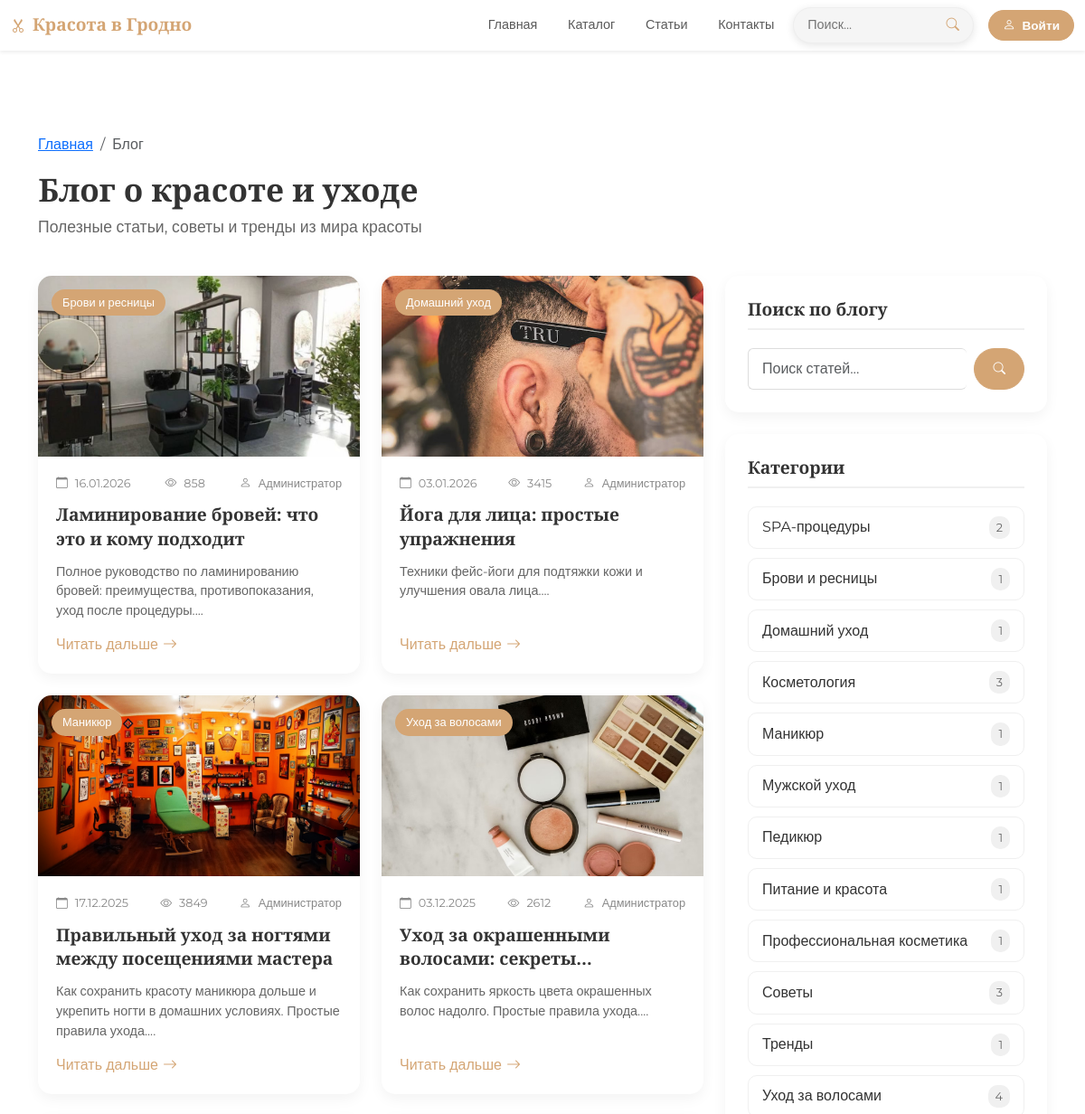
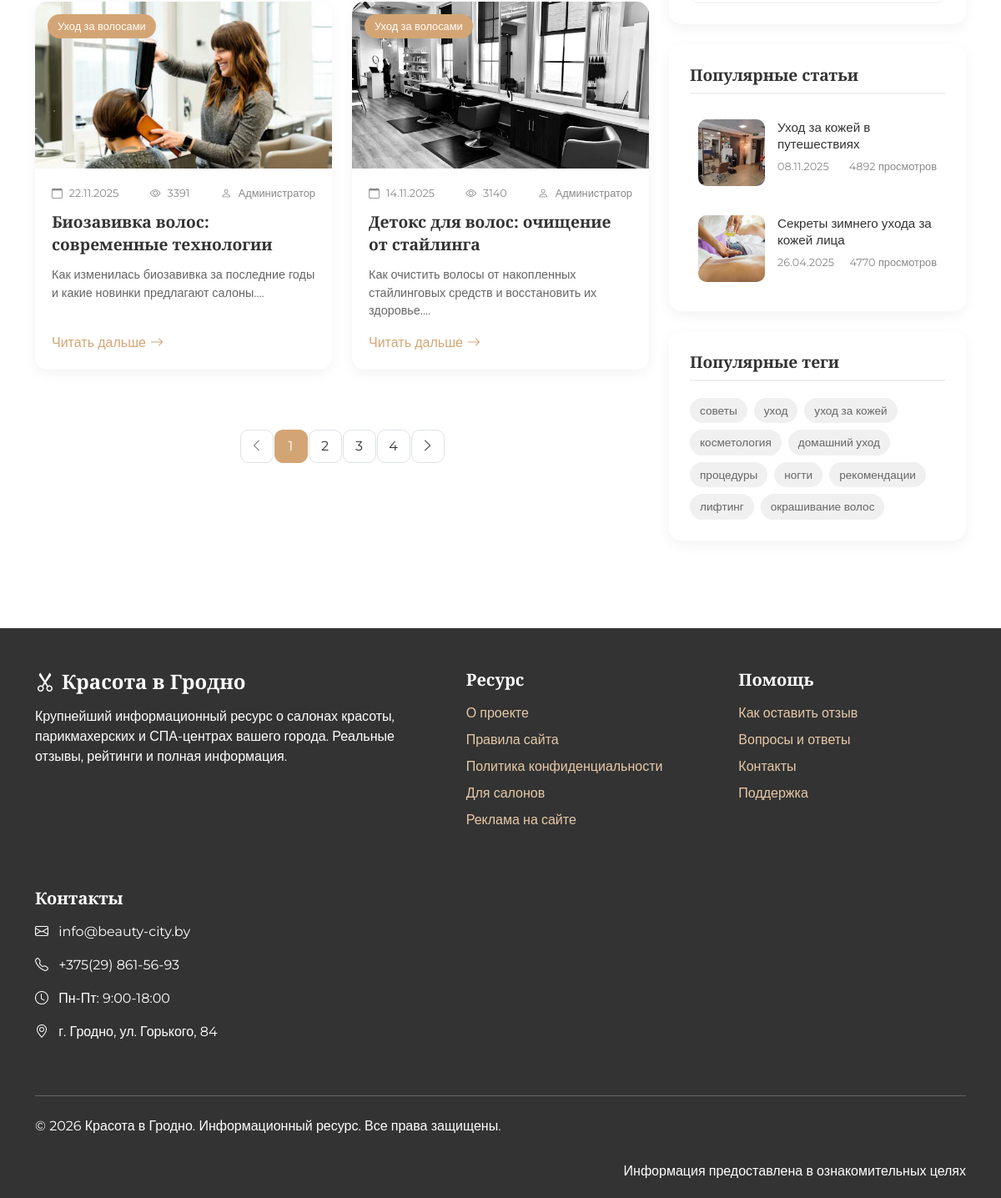
Page /blog on the committed database (2 pictures, top to bottom).
### models.py (models this page shows)
class BlogPost(db.Model):
    __tablename__ = 'blog_posts'
    id = db.Column(db.Integer, primary_key=True)
    title = db.Column(db.String(200), nullable=False)
    slug = db.Column(db.String(200), unique=True)
    excerpt = db.Column(db.String(500))
    content = db.Column(db.Text, nullable=False)
    author = db.Column(db.String(100), default='Администратор')
    image_url = db.Column(db.String(300), default='/static/img/default.png')
    category = db.Column(db.String(50))
    is_published = db.Column(db.Boolean, default=True)
    views_count = db.Column(db.Integer, default=0)
    created_at = db.Column(db.DateTime, default=datetime.now)
    updated_at = db.Column(db.DateTime, default=datetime.now, onupdate=datetime.now)
    comments = db.relationship('BlogComment', backref='post', lazy=True, cascade='all, delete-orphan')
    tags = db.relationship('BlogTag', secondary=post_tags, backref=db.backref('posts', lazy=True))

class BlogTag(db.Model):
    __tablename__ = 'blog_tags'
    id = db.Column(db.Integer, primary_key=True)
    name = db.Column(db.String(30), unique=True, nullable=False)
    slug = db.Column(db.String(30), unique=True)

### app.py (the view, shortened to what this page needs)
@app.route('/blog')
def blog():
    page = request.args.get('page', 1, type=int)
    category = request.args.get('category', None)
    tag = request.args.get('tag', None)
    search = request.args.get('search', None)
    items_per_page = 6
    skip = (page - 1) * items_per_page
    posts = get_blog_posts(
        skip=skip,
        limit=items_per_page,
        category=category,
        tag=tag,
        search=search,
        only_published=True
    )
    if category:
        total_items = BlogPost.query.filter_by(
            is_published=True,
            category=category
        ).count()
    else:
        total_items = BlogPost.query.filter_by(is_published=True).count()
    total_pages = max(1, math.ceil(total_items / items_per_page))
    categories = get_blog_categories_with_counts()
    popular_posts = get_popular_posts(limit=2)
    recent_posts = get_recent_posts(limit=2)
    popular_tags_result = get_popular_tags(limit=10)
    popular_tags = [tag[0] for tag in popular_tags_result] if popular_tags_result else []
    return render_template('blog.html',
        title="Блог о красоте - Красота в Гродно",
        posts=posts,
        categories=categories,
        popular_posts=popular_posts,
        recent_posts=recent_posts,
        popular_tags=popular_tags,
        current_category=category,
        current_tag=tag,
        search_query=search,
        current_page=page,
        total_pages=total_pages,
        total_items=total_items
    )

### app.py (called while the page is built, shortened)
@app.context_processor
def inject_now():
    return {'now': datetime.now()}

@app.context_processor
def inject_user():
    user_favorites = []
    if current_user.is_authenticated:
        user_favorites = [s.id for s in current_user.favorite_salons.all()]
    return {
        'current_user': current_user,
        'user_favorites': user_favorites
    }

def get_blog_posts(skip=0, limit=10, category=None, tag=None, search=None, only_published=True):
    query = BlogPost.query
    if only_published:
        query = query.filter(BlogPost.is_published == True)
    if category:
        query = query.filter(BlogPost.category == category)
    if tag:
        query = query.join(BlogPost.tags).filter(BlogTag.name == tag)
    return query.order_by(desc(BlogPost.created_at)).offset(skip).limit(limit).all()

def get_blog_categories_with_counts():
    result = db.session.query(
        BlogPost.category,
        func.count(BlogPost.id).label('count')
    ).filter(
        BlogPost.is_published == True
    ).group_by(
        BlogPost.category
    ).all()
    return [{'name': cat, 'count': count} for cat, count in result if cat]

def get_popular_posts(limit=5):
    return BlogPost.query.filter(
        BlogPost.is_published == True
    ).order_by(
        desc(BlogPost.views_count)
    ).limit(limit).all()

def get_recent_posts(limit=5):
    return BlogPost.query.filter(
        BlogPost.is_published == True
    ).order_by(
        desc(BlogPost.created_at)
    ).limit(limit).all()

def get_popular_tags(limit=10):
    from models import post_tags
    result = db.session.query(
        BlogTag,
        func.count(post_tags.c.post_id).label('count')
    ).join(
        post_tags
    ).group_by(
        BlogTag.id
    ).order_by(
        desc('count')
    ).limit(limit).all()
    return result

### templates/blog.html (shortened to what this page needs)
{% extends "base.html" %} {% block content %}
<div class="container mt-5 pt-4">
  <nav aria-label="breadcrumb">
    <ol class="breadcrumb">
      <li class="breadcrumb-item"><a href="/">Главная</a></li>
      <li class="breadcrumb-item active" aria-current="page">Блог</li>
    </ol>
  </nav>
  <div class="row mb-4">
    <div class="col-12">
      <h1 class="page-title">Блог о красоте и уходе</h1>
      <p class="lead-contact">
        Полезные статьи, советы и тренды из мира красоты
      </p>
    </div>
  </div>
  <div class="row">
    <div class="col-lg-8">
      {% if posts %}
      <div class="row mb-5">
        {% for post in posts %}
        <div class="col-md-6 mb-4">
          <article class="blog-card">
            <div class="blog-image">
              {% if post.image_url %}
              <img src="{{ post.image_url }}" alt="{{ post.title }}" />
              {% else %}
              <img src="/static/img/blog-default.jpg" alt="{{ post.title }}" />
              {% endif %}
              <span class="blog-category">{{ post.category }}</span>
            </div>
            <div class="blog-content">
              <div class="blog-meta">
                <span class="date"><i class="bi bi-calendar me-1"></i> {{ post.created_at.strftime('%d.%m.%Y') }}</span>
                <span class="views"><i class="bi bi-eye me-1"></i> {{ post.views_count }}</span>
                {% if post.author %}
                <span class="author"><i class="bi bi-person me-1"></i> {{ post.author }}</span>
                {% endif %}
              </div>
              <h3 class="blog-title">{{ post.title }}</h3>
              <p class="blog-excerpt">{{ post.excerpt[:150] }}...</p>
              <a href="/blog/{{ post.slug }}" class="read-more"
                >Читать дальше <i class="bi bi-arrow-right"></i
              ></a>
            </div>
          </article>
        </div>
        {% endfor %}
      </div>
      {% else %}
      <div class="alert alert-warning">
        <i class="bi bi-info-circle me-2"></i>
        По вашему запросу ничего не найдено.
        <a href="/blog" class="alert-link">Показать все статьи</a>
      </div>
      {% endif %}
      {% if total_pages > 1 %}
      <nav aria-label="Навигация по страницам">
        <ul class="pagination justify-content-center">
          {% if current_page > 1 %}
          <li class="page-item">
            <a class="page-link" href="/blog?page={{ current_page - 1 }}{% if current_category %}&category={{ current_category }}{% endif %}{% if current_tag %}&tag={{ current_tag }}{% endif %}{% if search_query %}&search={{ search_query }}{% endif %}">
              <i class="bi bi-chevron-left"></i>
            </a>
          </li>
          {% else %}
          <li class="page-item disabled">
            <a class="page-link" href="#" tabindex="-1">
              <i class="bi bi-chevron-left"></i>
            </a>
          </li>
          {% endif %}
          {% for page_num in range(1, total_pages + 1) %}
            {% if page_num == current_page %}
            <li class="page-item active"><a class="page-link" href="#">{{ page_num }}</a></li>
            {% else %}
            <li class="page-item"><a class="page-link" href="/blog?page={{ page_num }}">{{ page_num }}</a></li>
            {% endif %}
          {% endfor %}
          {% if current_page < total_pages %}
          <li class="page-item">
            <a class="page-link" href="/blog?page={{ current_page + 1 }}">
              <i class="bi bi-chevron-right"></i>
            </a>
          </li>
          {% else %}
          <li class="page-item disabled">
            <a class="page-link" href="#">
              <i class="bi bi-chevron-right"></i>
            </a>
          </li>
          {% endif %}
        </ul>
      </nav>
      {% endif %}
    </div>
    <div class="col-lg-4">
      <div class="sidebar-card mb-4">
        <h5 class="sidebar-title">Поиск по блогу</h5>
        <div class="search-form">
          <form action="/blog" method="get" class="d-flex">
            <input
              type="text"
              class="form-control"
              name="search"
              placeholder="Поиск статей..."
              value="{{ search_query if search_query else '' }}"
            />
            <button type="submit" class="btn btn-beauty ms-2">
              <i class="bi bi-search"></i>
            </button>
          </form>
        </div>
      </div>
      <div class="sidebar-card mb-4">
        <h5 class="sidebar-title">Категории</h5>
        <div class="categories-list">
          {% for cat in categories %}
          <a href="/blog?category={{ cat.name }}" class="category-item {% if current_category == cat.name %}active{% endif %}">
            <span>{{ cat.name }}</span>
            <span class="count">{{ cat.count }}</span>
          </a>
          {% endfor %}
        </div>
      </div>
      <div class="sidebar-card mb-4">
        <h5 class="sidebar-title">Популярные статьи</h5>
        <div class="popular-posts">
          {% for post in popular_posts %}
          <a href="/blog/{{ post.slug }}" class="popular-post">
            <div class="popular-post-image">
              {% if post.image_url %}
              <img src="{{ post.image_url }}" alt="{{ post.title }}" />
              {% else %}
              <img src="/static/img/blog-default.jpg" alt="{{ post.title }}" />
              {% endif %}
            </div>
            <div class="popular-post-content">
              <h6>{{ post.title }}</h6>
              <div class="meta">
                <span class="date">{{ post.created_at.strftime('%d.%m.%Y') }}</span>
                <span class="views">{{ post.views_count }} просмотров</span>
              </div>
            </div>
          </a>
          {% endfor %}
        </div>
      </div>
      <div class="sidebar-card">
        <h5 class="sidebar-title">Популярные теги</h5>
        <div class="tags">
          {% for tag in popular_tags %}
          <a href="/blog?tag={{ tag.name }}" class="tag {% if current_tag == tag.name %}active{% endif %}">{{ tag.name }}</a>
          {% endfor %}
        </div>
      </div>
    </div>
  </div>
</div>
{% endblock %}

### templates/base.html (shortened to what this page needs)
<!DOCTYPE html>
<html lang="ru">
  <head>
    <link href="../static/css/bootstrap.min.css" rel="stylesheet" />
    <link
      rel="stylesheet"
      href="https://cdn.jsdelivr.net/npm/bootstrap-icons@1.10.0/font/bootstrap-icons.css"
    />
    <link rel="stylesheet" href="../static/css/style.css" />
  </head>
  <body>
    <nav class="navbar navbar-expand-lg navbar-light bg-white fixed-top shadow-sm">
  <div class="container">
    <a class="navbar-brand" href="/">
      <i class="bi bi-scissors me-2"></i><span class="brand-text">Красота в Гродно</span>
    </a>
    <div class="collapse navbar-collapse" id="navbarNav">
      <ul class="navbar-nav ms-auto">
        <li class="nav-item">
          <a class="nav-link" href="/">Главная</a>
        </li>
        <li class="nav-item">
          <a class="nav-link" href="/catalog">Каталог</a>
        </li>
        <li class="nav-item">
          <a class="nav-link" href="/blog">Статьи</a>
        </li>
        <li class="nav-item">
          <a class="nav-link" href="/contact">Контакты</a>
        </li>
      </ul>
      <div class="search-autocomplete navbar-search-form">
        <form action="/catalog/search" method="post" id="searchForm">
          <div class="navbar-search-container">
            <input
              type="text"
              class="navbar-search-input"
              id="searchInput"
              name="search_query"
              placeholder="Поиск..."
              aria-label="Поиск салонов"
              autocomplete="off"
            />
            <button class="navbar-search-btn" type="submit">
              <i class="bi bi-search"></i>
            </button>
          </div>
        </form>
      </div>
      <div class="user-section">
        {% if current_user.is_authenticated %}
        <div class="dropdown">
          <button class="btn btn-beauty dropdown-toggle" type="button" id="userDropdown" data-bs-toggle="dropdown">
            <i class="bi bi-person me-1"></i>
            {% if current_user.first_name %}
              {{ current_user.first_name|truncate(10, True, '...') }}
            {% else %}
              Аккаунт
            {% endif %}
          </button>
          <ul class="dropdown-menu dropdown-menu-end">
            {% if current_user.is_admin %}
            <li><a class="dropdown-item" href="/admin"><i class="bi bi-star me-2"></i>Админка</a></li>
            <li><hr class="dropdown-divider"></li>
            {% endif %}
            <li><a class="dropdown-item" href="/profile"><i class="bi bi-person-circle me-2"></i>Профиль</a></li>
            <li><hr class="dropdown-divider"></li>
            <li><a class="dropdown-item" href="/logout"><i class="bi bi-box-arrow-right me-2"></i>Выйти</a></li>
          </ul>
        </div>
        {% else %}
        <a class="btn btn-beauty" href="/login">
          <i class="bi bi-person me-1"></i> Войти
        </a>
        {% endif %}
      </div>
    </div>
  </div>
</nav>
    {% block content %}{% endblock %}
    <footer class="footer">
  <div class="container">
    <div class="row">
      <div class="col-lg-4 mb-4">
        <h4 class="mb-3"><i class="bi bi-scissors me-2"></i>Красота в Гродно</h4>
        <p>
          Крупнейший информационный ресурс о салонах красоты, парикмахерских
          и СПА-центрах вашего города. Реальные отзывы, рейтинги и полная
          информация.
        </p>
      </div>
      <div class="col-lg-2 col-md-6 mb-4">
        <h5 class="mb-3">Ресурс</h5>
        <ul class="list-unstyled">
          <li class="mb-2"><a href="/contact#about">О проекте</a></li>
          <li class="mb-2"><a href="/contact#rules">Правила сайта</a></li>
          <li class="mb-2">
            <a href="/contact#privacy">Политика конфиденциальности</a>
          </li>
          <li class="mb-2"><a href="/contact#for-salons">Для салонов</a></li>
          <li class="mb-2"><a href="/contact#ads">Реклама на сайте</a></li>
        </ul>
      </div>
      <div class="col-lg-2 col-md-6 mb-4">
        <h5 class="mb-3">Помощь</h5>
        <ul class="list-unstyled">
          <li class="mb-2">
            <a href="/contact#help">Как оставить отзыв</a>
          </li>
          <li class="mb-2"><a href="/contact#faq">Вопросы и ответы</a></li>
          <li class="mb-2"><a href="/contact#support">Контакты</a></li>
          <li class="mb-2"><a href="/contact#support">Поддержка</a></li>
        </ul>
      </div>
      <div class="col-lg-4 mb-4">
        <h5 class="mb-3">Контакты</h5>
        <p><i class="bi bi-envelope me-2"></i> info@beauty-city.by</p>
        <p><i class="bi bi-telephone me-2"></i> +375(29) 861-56-93</p>
        <p><i class="bi bi-clock me-2"></i> Пн-Пт: 9:00-18:00</p>
        <p>
          <i class="bi bi-geo-alt me-2"></i> г. Гродно, ул. Горького, 84
        </p>
      </div>
    </div>
    <hr class="mt-4 mb-4" />
    <div class="row">
      <div class="col-md-6">
        <p class="mb-0">
          © 2026 Красота в Гродно. Информационный ресурс. Все права защищены.
        </p>
      </div>
      <div class="col-md-6 text-md-end">
        <p class="mb-0">Информация предоставлена в ознакомительных целях</p>
      </div>
    </div>
  </div>
</footer>
  </body>
</html>

### rows in the picture
BlogPost: image_url (picture), category "Брови и ресницы", created_at "16.01.2026", views_count "858", author "Администратор", title "Ламинирование бровей: что это и кому подходит", excerpt "Полное руководство по ламинированию бровей: преимущества, противопоказания, уход после процедуры."
BlogPost: image_url (picture), category "Домашний уход", created_at "03.01.2026", views_count "3415", author "Администратор", title "Йога для лица: простые упражнения", excerpt "Техники фейс-йоги для подтяжки кожи и улучшения овала лица."
BlogPost: image_url (picture), category "Маникюр", created_at "17.12.2025", views_count "3849", author "Администратор", title "Правильный уход за ногтями между посещениями мастера", excerpt "Как сохранить красоту маникюра дольше и укрепить ногти в домашних условиях. Простые правила ухода."
BlogPost: image_url (picture), category "Уход за волосами", created_at "03.12.2025", views_count "2612", author "Администратор", title "Уход за окрашенными волосами:…", excerpt "Как сохранить яркость цвета окрашенных волос надолго. Простые правила ухода."
BlogPost: image_url (picture), category "Уход за волосами", created_at "22.11.2025", views_count "3391", author "Администратор", title "Биозавивка волос: современные технологии", excerpt "Как изменилась биозавивка за последние годы и какие новинки предлагают салоны."
BlogPost: image_url (picture), category "Уход за волосами", created_at "14.11.2025", views_count "3140", author "Администратор", title "Детокс для волос: очищение от стайлинга", excerpt "Как очистить волосы от накопленных стайлинговых средств и восстановить их здоровье."
BlogPost: image_url (picture), title "Уход за кожей в путешествиях", created_at "08.11.2025", views_count "4892"
BlogPost: image_url (picture), title "Секреты зимнего ухода за кожей лица", created_at "26.04.2025", views_count "4770"
BlogTag: name "советы"
BlogTag: name "уход"
BlogTag: name "уход за кожей"
BlogTag: name "косметология"
BlogTag: name "домашний уход"
BlogTag: name "процедуры"
BlogTag: name "ногти"
BlogTag: name "рекомендации"
BlogTag: name "лифтинг"
BlogTag: name "окрашивание волос"

### other values in the picture
{{ page_num }} "1"
{{ page_num }} "2" "3" "4"
{{ cat.name }} "SPA-процедуры" "Брови и ресницы" "Домашний уход" "Косметология" "Маникюр" "Мужской уход" "Педикюр" "Питание и красота" "Профессиональная косметика" "Советы" "Тренды" "Уход за волосами"
{{ cat.count }} "2" "1" "1" "3" "1" "1" "1" "1" "1" "3" "1" "4"
